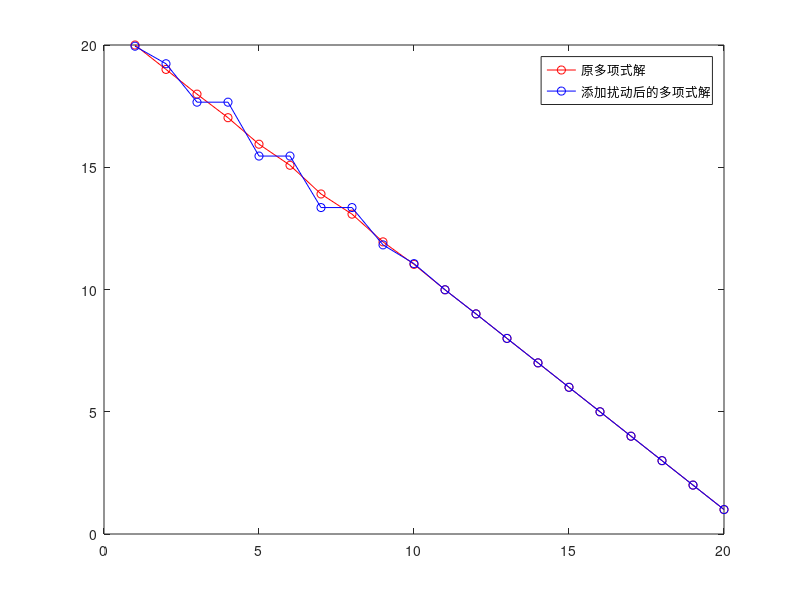

Source code (MATLAB):
clear;                           % clear the residue

ess = 0.000000001;               % set the error as ess = 0.000000001
ve = zeros(1, 21);               % create a 1x21 zero matrix
ve(2) = ess;                     % add the error to the variable of x^(19)
a = roots(poly(1: 20) + ve);     % caculate the roots of polyminal after adding the error
b = roots(poly(1: 20));          % caculate the roots of original polyminal
x = 1 : 1 : 20;                  % set x from 1 to 10
plot(x, b, '-or', x, a', '-ob'); % plot the diagram
legend({'原多项式解','添加扰动后的多项式解'}) % add the legend